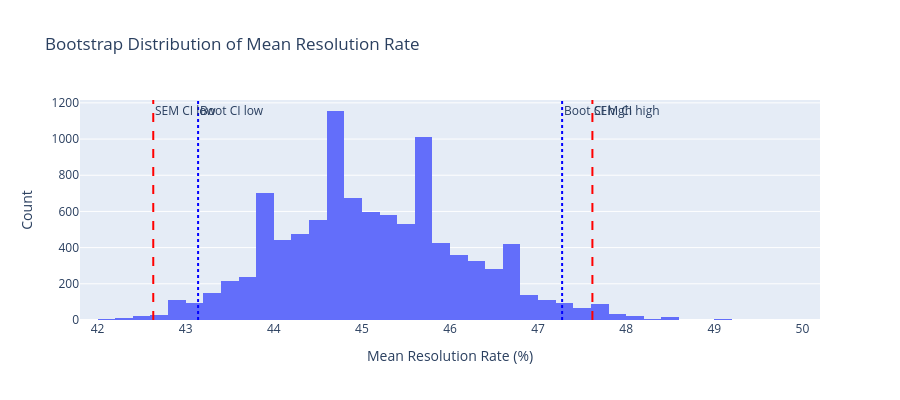

Notebook cell for this chart:
### Markdown cell above
## 3. SEM-based CI vs Bootstrap CI

**SEM approach (what we're using):**
- Assumes per-run means are normally distributed
- CI = mean ± t × (SD / √n)
- Works well if normality holds

**Bootstrap approach:**
- No normality assumption needed
- Resample with replacement many times, compute mean each time
- CI from percentiles of resampled means
- More robust for small/non-normal samples

**Which to use?** Bootstrap is generally safer for small samples. If both give similar CIs, you can trust either.

### Code cell
from typing import Any

from scipy import stats as scipy_stats


def bootstrap_ci(data: np.ndarray, n_bootstrap: int = 10000, ci_level: float = 0.95) -> dict[str, Any]:
    """Compute bootstrap confidence interval using percentile method."""
    rng = np.random.default_rng(42)  # reproducible
    bootstrap_means = np.array([rng.choice(data, size=len(data), replace=True).mean() for _ in range(n_bootstrap)])
    alpha = 1 - ci_level
    ci_low = np.percentile(bootstrap_means, alpha / 2 * 100)
    ci_high = np.percentile(bootstrap_means, (1 - alpha / 2) * 100)
    return {
        "mean": data.mean(),
        "ci_low": ci_low,
        "ci_high": ci_high,
        "ci_half": (ci_high - ci_low) / 2,
        "bootstrap_means": bootstrap_means,
    }


def sem_ci(data: np.ndarray, ci_level: float = 0.95) -> dict[str, float]:
    """Compute t-distribution confidence interval."""
    n = len(data)
    mean = float(data.mean())
    sem = float(data.std(ddof=1)) / np.sqrt(n)
    t_crit = scipy_stats.t.ppf((1 + ci_level) / 2, df=n - 1)
    ci_half = t_crit * sem
    return {
        "mean": mean,
        "ci_low": mean - ci_half,
        "ci_high": mean + ci_half,
        "ci_half": ci_half,
    }


# Compare both methods
data = np.array(per_run_resolved.values)
sem_result = sem_ci(data)
boot_result = bootstrap_ci(data)

print("Comparison: SEM-based vs Bootstrap CI (95%)")
print("=" * 60)
print(f"{'Method':<15} {'Mean':>10} {'CI Low':>10} {'CI High':>10} {'CI ±':>10}")
print("-" * 60)
print(f"{'SEM (t-dist)':<15} {sem_result['mean']:>10.2f} {sem_result['ci_low']:>10.2f} {sem_result['ci_high']:>10.2f} {sem_result['ci_half']:>10.2f}")
print(f"{'Bootstrap':<15} {boot_result['mean']:>10.2f} {boot_result['ci_low']:>10.2f} {boot_result['ci_high']:>10.2f} {boot_result['ci_half']:>10.2f}")
print("-" * 60)

diff = abs(sem_result["ci_half"] - boot_result["ci_half"])
print(f"\nDifference in CI width: {diff:.2f}%")
if diff < 1:
    print("→ Methods agree well - either is reasonable to use")
else:
    print("→ Notable difference - bootstrap may be more reliable")

# Visualize bootstrap distribution
fig = go.Figure()
fig.add_trace(go.Histogram(x=boot_result["bootstrap_means"], nbinsx=50, name="Bootstrap means"))
fig.add_vline(x=sem_result["ci_low"], line_dash="dash", line_color="red", annotation_text="SEM CI low")
fig.add_vline(x=sem_result["ci_high"], line_dash="dash", line_color="red", annotation_text="SEM CI high")
fig.add_vline(x=boot_result["ci_low"], line_dash="dot", line_color="blue", annotation_text="Boot CI low")
fig.add_vline(x=boot_result["ci_high"], line_dash="dot", line_color="blue", annotation_text="Boot CI high")
fig.update_layout(
    title="Bootstrap Distribution of Mean Resolution Rate",
    xaxis_title="Mean Resolution Rate (%)",
    yaxis_title="Count",
    height=400,
)
fig.show()

### Figure 1 — Plotly figure (JSON) as saved in the notebook; plotly's stock layout.template omitted (floating-point values rounded to 4 significant figures; data arrays with more than 128 entries replaced by an {"elided": "..."} marker saying what was removed)
{"data": [{"name": "Bootstrap means", "nbinsx": 50, "type": "histogram", "x": {"elided": "10000 float values"}}], "layout": {"annotations": [{"showarrow": false, "text": "SEM CI low", "x": 42.63, "xanchor": "left", "xref": "x", "y": 1, "yanchor": "top", "yref": "y domain"}, {"showarrow": false, "text": "SEM CI high", "x": 47.62, "xanchor": "left", "xref": "x", "y": 1, "yanchor": "top", "yref": "y domain"}, {"showarrow": false, "text": "Boot CI low", "x": 43.14, "xanchor": "left", "xref": "x", "y": 1, "yanchor": "top", "yref": "y domain"}, {"showarrow": false, "text": "Boot CI high", "x": 47.27, "xanchor": "left", "xref": "x", "y": 1, "yanchor": "top", "yref": "y domain"}], "height": 400, "shapes": [{"line": {"color": "red", "dash": "dash"}, "type": "line", "x0": 42.63, "x1": 42.63, "xref": "x", "y0": 0, "y1": 1, "yref": "y domain"}, {"line": {"color": "red", "dash": "dash"}, "type": "line", "x0": 47.62, "x1": 47.62, "xref": "x", "y0": 0, "y1": 1, "yref": "y domain"}, {"line": {"color": "blue", "dash": "dot"}, "type": "line", "x0": 43.14, "x1": 43.14, "xref": "x", "y0": 0, "y1": 1, "yref": "y domain"}, {"line": {"color": "blue", "dash": "dot"}, "type": "line", "x0": 47.27, "x1": 47.27, "xref": "x", "y0": 0, "y1": 1, "yref": "y domain"}], "title": {"text": "Bootstrap Distribution of Mean Resolution Rate"}, "xaxis": {"title": {"text": "Mean Resolution Rate (%)"}}, "yaxis": {"title": {"text": "Count"}}}}
